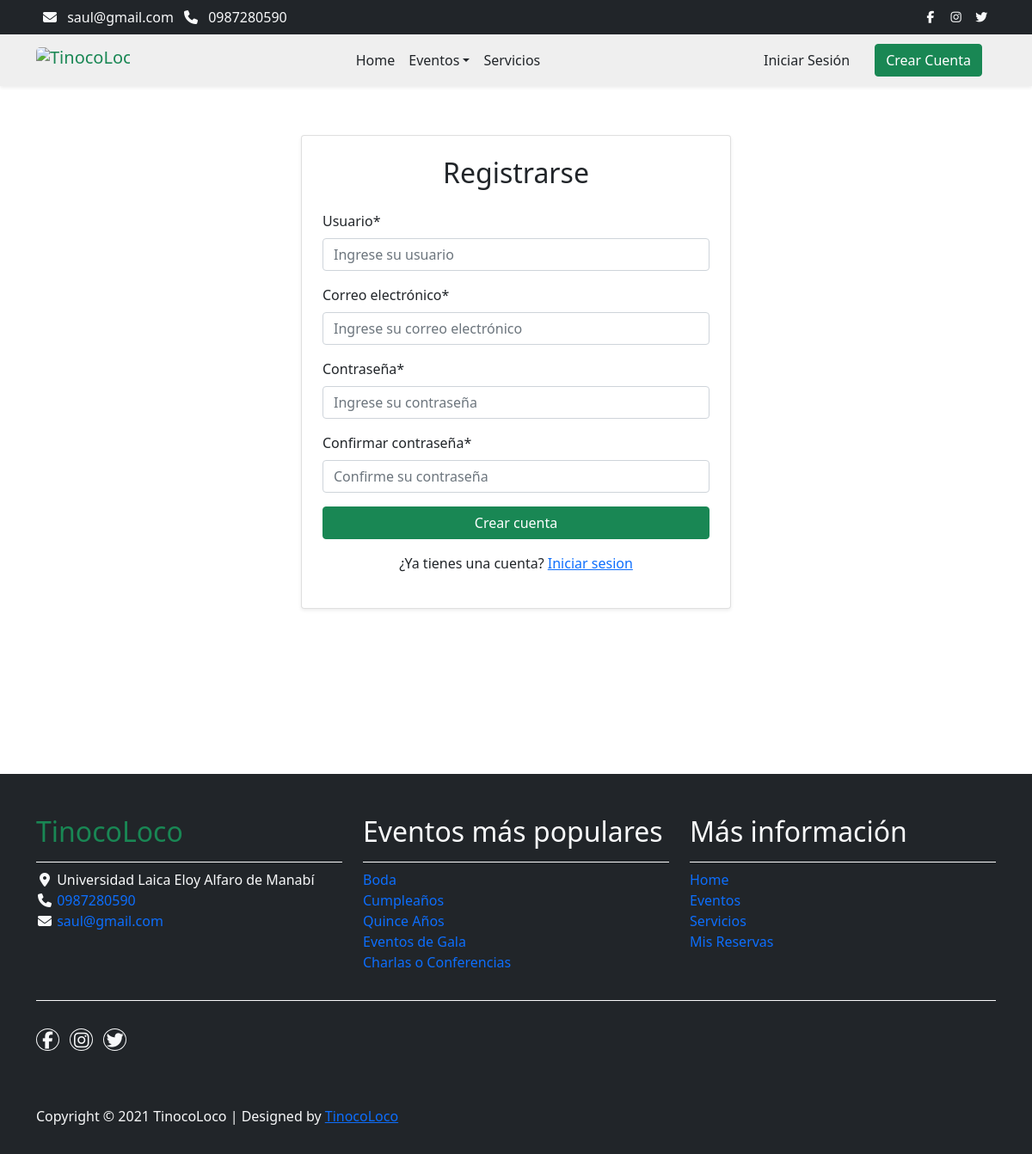
The page /usuarios/crear-cuenta/ on the database its author committed.
### negocio/models.py (models this page shows, shortened)
class ConfiguracionNegocio(models.Model):
    class Meta:
        verbose_name = "Configuración del Negocio"
        verbose_name_plural = "Configuraciones del Negocio"
    nombre = models.CharField(max_length=100, verbose_name="Nombre")
    logo = CloudinaryField("Logo", blank=True, null=True)
    direccion = models.CharField(max_length=200, verbose_name="Dirección")
    correo = models.EmailField(verbose_name="Correo Electrónico")
    telefono = models.CharField(max_length=15, verbose_name="Teléfono")
    pagina_web = models.URLField(blank=True, null=True, verbose_name="Página Web")
    red_social_facebook = models.URLField(
        blank=True, null=True, verbose_name="Red Social Facebook"
    )
    red_social_x = models.URLField(blank=True, null=True, verbose_name="Red Social X")
    red_social_instagram = models.URLField(
        blank=True, null=True, verbose_name="Red Social Instagram"
    )
    nombre_banco = models.CharField(max_length=50, verbose_name="Nombre del Banco")
    tipo_cuenta = models.CharField(max_length=20, verbose_name="Tipo de Cuenta")
    numero_cuenta = models.CharField(max_length=20, verbose_name="Número de Cuenta")
    objects = ConfiguracionNegocioManager()

### eventos/models/evento.py (models this page shows, shortened)
class Evento(models.Model):
    class Meta:
        verbose_name = 'Evento'
        verbose_name_plural = 'Eventos'
    nombre = models.CharField(max_length=100, default='Nombre del evento', verbose_name='Nombre')
    descripcion = models.CharField(max_length=500, default='Descripción del evento', verbose_name='Descripción')
    valor_referencial = models.FloatField(default=0.0, verbose_name='Valor Referencial')
    numero_horas_permitidas = models.IntegerField(default=0, verbose_name='Número de Horas Permitidas')
    valor_extra_hora = models.FloatField(default=0.0, verbose_name='Valor Extra por Hora')
    tipo_evento = models.ForeignKey(TipoEvento, on_delete=models.CASCADE, verbose_name='Tipo de Evento')

### usuarios/views.py (the view)
# urls.py: path("crear-cuenta/", views.crear_cuenta, name="crear_cuenta"),
def crear_cuenta(request):
    if request.user.is_authenticated:
        return redirect("usuarios:perfil")
    if request.method == "POST":
        form = CrearCuentaFormulario(request.POST)
        if form.is_valid():
            usuario = form.save()
            login(request, usuario)
            messages.success(request, "Cuenta creada correctamente")
            messages.info(request, "Por favor, verifica tu correo electrónico")
            return redirect("usuarios:perfil")
    else:
        form = CrearCuentaFormulario()
    return render(request, "usuarios/crear_cuenta.html", {"form": form})

### usuarios/forms/crear_cuenta.py (shortened to what this page needs)
class CrearCuentaFormulario(UserCreationForm):
    username = forms.CharField(
        label="Usuario",
        widget=forms.TextInput(attrs={"placeholder": "Ingrese su usuario"}),
    )
    email = forms.EmailField(
        label="Correo electrónico",
        widget=forms.EmailInput(attrs={"placeholder": "Ingrese su correo electrónico"}),
        error_messages={"unique": "El correo electrónico ya está en uso."},
    )
    password1 = forms.CharField(
        label="Contraseña",
        widget=forms.PasswordInput(attrs={"placeholder": "Ingrese su contraseña"}),
    )
    password2 = forms.CharField(
        label="Confirmar contraseña",
        widget=forms.PasswordInput(attrs={"placeholder": "Confirme su contraseña"}),
    )
    class Meta:
        model = User
        fields = ("username", "email", "password1", "password2")

### core/contex_processors.py (called while the page is built)
def configuracion_negocio_context(request):
    return {"configuracion_negocio": ConfiguracionNegocio.objects.first()}

def eventos_mas_gustados_context(request):
    eventos_mas_gustados = Evento.objects.annotate(
        promedio_calificacion=Avg("calificacion_evento__calificacion")
    ).order_by("-promedio_calificacion")[:5]
    return {"eventos_mas_gustados": eventos_mas_gustados}

### usuarios/templates/usuarios/crear_cuenta.html (shortened to what this page needs)
{% extends "usuarios/layout/base.html" %}
{% block content %}
    {% load crispy_forms_tags %}
    <div class="d-flex justify-content-center align-items-center"
         style="min-height: 100vh">
        <div class="card p-4 shadow-sm"
             style="max-width: 500px;
                    width: 100%;
                    margin-top: -10vh">
            <h2 class="text-center mb-4">Registrarse</h2>
            <form method="post" class="form-group">
                {{ form|crispy }}
                <button type="submit" class="btn btn-success w-100">Crear cuenta</button>
            </form>
            <p class="text-center mt-3">
                ¿Ya tienes una cuenta?
                <a href="{% url 'usuarios:iniciar_sesion' %}">Iniciar sesion</a>
            </p>
        </div>
    </div>
{% endblock content %}

### core/templates/core/components/layout/nav.html
<nav class="navbar navbar-expand-lg bg-dark navbar-light d-none d-lg-block"
     id="templatemo_nav_top">
    <div class="container text-light">
        <div class="w-100 d-flex justify-content-between">
            <div>
                <i class="fa fa-envelope mx-2"></i>
                <a class="navbar-sm-brand text-light text-decoration-none"
                   href="mailto:info@company.com">{{ configuracion_negocio.correo }}</a>
                <i class="fa fa-phone mx-2"></i>
                <a class="navbar-sm-brand text-light text-decoration-none"
                   href="tel:010-020-0340">{{ configuracion_negocio.telefono }}</a>
            </div>
            <div>
                <a class="text-light"
                   href="{% if configuracion_negocio.pagina_web %}{{ configuracion_negocio.red_social_facebook }}{% else %}# {% endif %}"
                   target="_blank"
                   rel="sponsored"><i class="fab fa-facebook-f fa-sm fa-fw me-2"></i></a>
                <a class="text-light"
                   href="{% if configuracion_negocio.red_social_instagram %}{{ configuracion_negocio.red_social_instagram }}{% else %}# {% endif %}"
                   target="_blank"><i class="fab fa-instagram fa-sm fa-fw me-2"></i></a>
                <a class="text-light"
                   href="{% if configuracion_negocio.red_social_x %}{{ configuracion_negocio.red_social_x }}{% else %}# {% endif %}"
                   target="_blank"><i class="fab fa-twitter fa-sm fa-fw me-2"></i></a>
            </div>
        </div>
    </div>
</nav>

### core/templates/core/components/layout/footer.html (shortened to what this page needs)
{% load static %}
<footer class="bg-dark" id="tempaltemo_footer">
    <div class="container">
        <div class="row">
            <div class="col-md-4 pt-5">
                <h2 class="h2 text-success border-bottom pb-3 border-light logo">{{ configuracion_negocio.nombre }}</h2>
                <ul class="list-unstyled text-light footer-link-list">
                    <li>
                        <i class="fas fa-map-marker-alt fa-fw"></i>
                        {{ configuracion_negocio.direccion }}
                    </li>
                    <li>
                        <i class="fa fa-phone fa-fw"></i>
                        <a class="text-decoration-none" href="tel:{{ configuracion_negocio.telefono }}">{{ configuracion_negocio.telefono }}</a>
                    </li>
                    <li>
                        <i class="fa fa-envelope fa-fw"></i>
                        <a class="text-decoration-none" href="mailto:{{ configuracion_negocio.correo }}">{{ configuracion_negocio.correo }}</a>
                    </li>
                </ul>
            </div>
            <div class="col-md-4 pt-5">
                <h2 class="h2 text-light border-bottom pb-3 border-light">Eventos más populares</h2>
                <ul class="list-unstyled text-light footer-link-list">
                    {% for evento in eventos_mas_gustados %}
                        <li>
                            <a class="text-decoration-none" href="{% url 'eventos:evento_detalle' evento.id %}">{{ evento.nombre }}</a>
                        </li>
                    {% endfor %}
                </ul>
            </div>
            <div class="col-md-4 pt-5">
                <h2 class="h2 text-light border-bottom pb-3 border-light">Más información</h2>
                <ul class="list-unstyled text-light footer-link-list">
                    <li>
                        <a class="text-decoration-none" href="{% url 'core:home' %}">Home</a>
                    </li>
                    <li>
                        <a class="text-decoration-none" href="{% url 'eventos:eventos' %}">Eventos</a>
                    </li>
                    <li>
                        <a class="text-decoration-none" href="{% url 'servicios:servicios' %}">Servicios</a>
                    </li>
                    <li>
                        <a class="text-decoration-none" href="{% url 'alquileres:alquileres' %}">
                            {% if request.user.is_superuser %}
                                Reservas de eventos
                            {% else %}
                                Mis Reservas
                            {% endif %}
                        </a>
                    </li>
                </ul>
            </div>
        </div>
        <div class="row text-light mb-4">
            <div class="col-12 mb-3">
                <div class="w-100 my-3 border-top border-light"></div>
            </div>
            <div class="col-auto me-auto">
                <ul class="list-inline text-left footer-icons">
                    <li class="list-inline-item border border-light rounded-circle text-center">
                        <a class="text-light text-decoration-none"
                           target="_blank"
                           href="{% if configuracion_negocio.red_social_facebook %}{{ configuracion_negocio.red_social_facebook }}{% else %}# {% endif %}">
                            <i class="fab fa-facebook-f fa-lg fa-fw"></i>
                        </a>
                    </li>
                    <li class="list-inline-item border border-light rounded-circle text-center">
                        <a class="text-light text-decoration-none"
                           target="_blank"
                           href="{% if configuracion_negocio.red_social_instagram %}{{ configuracion_negocio.red_social_instagram }}{% else %}# {% endif %}">
                            <i class="fab fa-instagram fa-lg fa-fw"></i>
                        </a>
                    </li>
                    <li class="list-inline-item border border-light rounded-circle text-center">
                        <a class="text-light text-decoration-none"
                           target="_blank"
                           href="{% if configuracion_negocio.red_social_x %}{{ configuracion_negocio.red_social_x }}{% else %}# {% endif %}">
                            <i class="fab fa-twitter fa-lg fa-fw"></i>
                        </a>
                    </li>
                </ul>
            </div>
        </div>
    </div>
    <div class="w-100 bg-black py-3">
        <div class="container">
            <div class="row pt-2">
                <div class="col-12">
                    <p class="text-left text-light">
                        Copyright &copy; 2021 {{ configuracion_negocio.nombre }}
                        | Designed by <a rel="sponsored" href="https://templatemo.com" target="_blank">{{ configuracion_negocio.nombre }}</a>
                    </p>
                </div>
            </div>
        </div>
    </div>
</footer>

### rows shown on the page
ConfiguracionNegocio: correo "saul@gmail.com", telefono "0987280590", nombre "TinocoLoco", direccion "Universidad Laica Eloy Alfaro de Manabí"
Evento: nombre "Boda"
Evento: nombre "Cumpleaños"
Evento: nombre "Quince Años"
Evento: nombre "Eventos de Gala"
Evento: nombre "Charlas o Conferencias"
